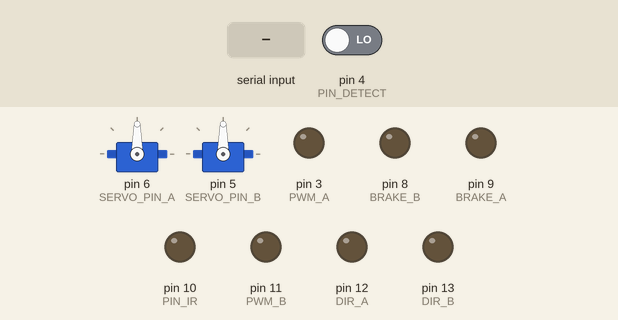
This sketch was run on a simulated Arduino Uno, built with avr-gcc and run on an emulated ATmega328P. Parts: 2 × servo, output pins drawn as LEDs (lit = HIGH). The test bench sets the inputs (shaded band); at power-on: pin 4 (PIN_DETECT) LOW.

Above: at 1.2 s.
1.3 s: "J" received over Serial
4.3 s: byte 100 ('d') received over Serial
At 4.6 s:
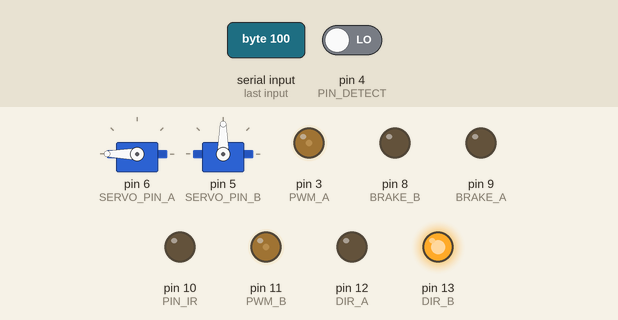
5.8 s: byte 97 ('a') received over Serial
At 6.9 s:
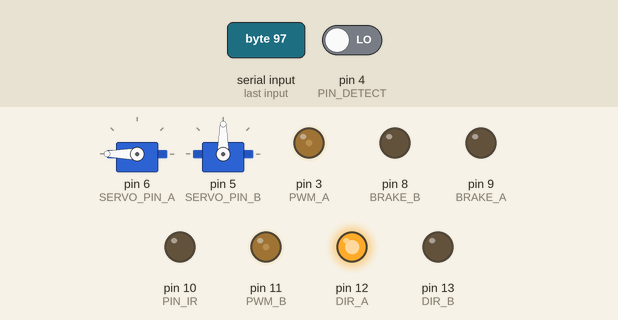
7.3 s: byte 113 ('q') received over Serial
At 8.1 s:
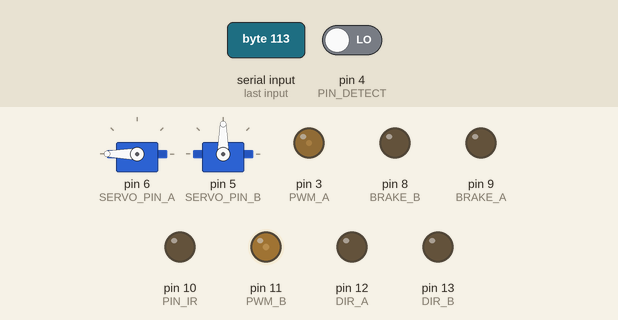
8.8 s: byte 122 ('z') received over Serial
At 9.2 s:
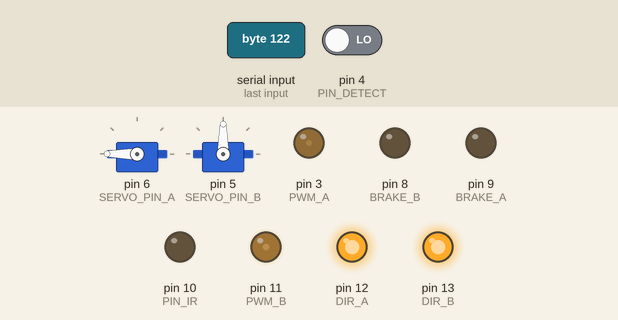
10.3 s: "L" received over Serial
At 13.9 s:
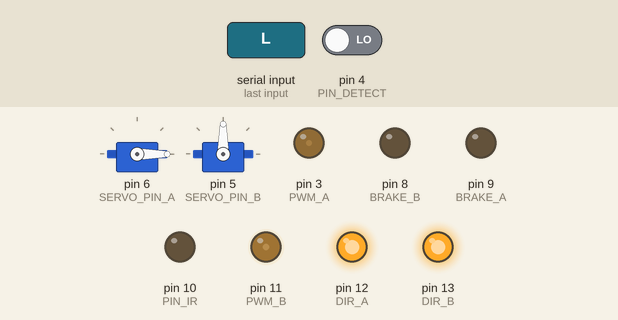
Timing chart, 0 to 14.3 s (numbered marks = the images above; inputs shaded):
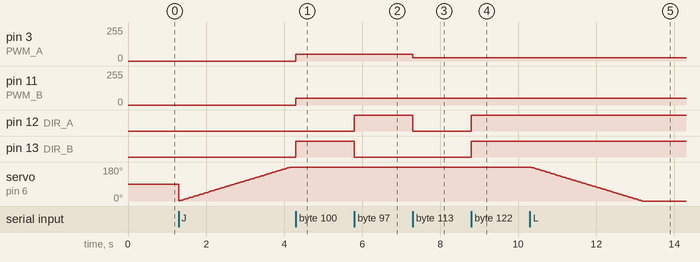

The sketch:

rmf.ino
```cpp
#include <Servo.h>
#include <IRremote.h>
#include <IRremoteInt.h>

#define PIN_DETECT 4
/**
*
*@author Kevin Haan and Ryan Pals
*
*/

class SuperServo{
      Servo servo;              // the servo
      int pos;              // current servo position
      int increment;        // increment to move for each interval
      int  updateInterval;      // interval between updates
      unsigned long lastUpdate; // last update of position

    public:
      SuperServo(int interval)
      {
        updateInterval = interval;
        increment = 0;
      }

      void Attach(int pin)
      {
        servo.attach(pin);
      }

      void Detach()
      {
        servo.detach();
      }
      void setInc(int inc){
        increment = inc;
      }
      int getInc(){
        return increment;
      }
      void Update()
      {
        if((millis() - lastUpdate) > updateInterval)  // time to update
        {
          lastUpdate = millis();
          if ((pos < 180 && increment == 1) || (pos>0 && increment == -1)){
            pos += increment;
          }
          servo.write(pos);
          //Serial.println(pos);

        }
      }
};


/************************/
/*** PIN ASSIGNMENTS  ***/
/************************/
int DIR_A = 12;
int DIR_B = 13;
int BRAKE_A = 9;
int BRAKE_B = 8;
int PWM_A = 3;
int PWM_B = 11;
int SERVO_PIN_A = 6;
int SERVO_PIN_B = 5;

int it = 0;
int beenASecond = 1;

int PIN_IR = 10;
int PIN_FLAME_DIG = 4;
int PIN_FLAME_AN = A0;

//number of times the IR thing has been hit
int damage = 0;
int hitVal;
char InByte;
int speed;
SuperServo servo_A(15);
SuperServo servo_B(15);

char msg[20];
void setup()
{
 Serial.begin(9600);
 pinMode(PIN_DETECT, INPUT);
 pinMode(DIR_A, OUTPUT);
 pinMode(BRAKE_A, OUTPUT);
 pinMode(PWM_A, OUTPUT);
 pinMode(DIR_B, OUTPUT);
 pinMode(BRAKE_B, OUTPUT);
 pinMode(PWM_B, OUTPUT);
 pinMode(PIN_IR, OUTPUT);
 servo_A.Attach(6);
 servo_B.Attach(5);
 speed = 50;

 stop_A();
 stop_B();
 //delay(500);

  //IR STUFF
  //irrecv.enableIRIn();
}

void loop()                     // run over and over again
{

  if ((beenASecond == 1) && (digitalRead(PIN_DETECT) == HIGH)) {

    //if (((damage % 10) == 0)){
      sprintf(msg, "Damage: %d\n", damage);
      int bytesWritten = Serial.write(msg);
      if (damage > 1500){
        speed = 0;
      }
      if (damage > 1000){
        speed = 10;
      }
      else {
        speed = (75 - (damage * 0.05));
      }
    //}
    damage++;
    //beenASecond = 0;

  }

  if(Serial.available() > 0){
    InByte = Serial.read();
    check_Movement(InByte);
    check_Servo(InByte);
    check_Fire(InByte);
    //speed_Adjust();

  }

  if(servo_A.getInc() != 0){
     servo_A.Update();
  }
  if(servo_B.getInc() != 0){
     servo_B.Update();
  }
/*
  if ((it % 10000) == 0){
    it = 0;
    beenASecond = 1;
  }
  else {
    beenASecond = 0;
    it++;
  }
  */
}


void stop_A(){
  digitalWrite(DIR_A, LOW);
  digitalWrite(BRAKE_A, LOW);
  analogWrite(PWM_A, 0);
}
void stop_B(){
  digitalWrite(DIR_B, LOW);
  digitalWrite(BRAKE_B, LOW);
  analogWrite(PWM_B, 0);
}

void check_Servo(char InByte){
  switch(InByte){
    case 'L':
        servo_A.setInc(-1);

      break;
    case 'l':
        servo_A.setInc(0);

      break;
    case 'J':
        servo_A.setInc(1);

      break;
    case 'j':
        servo_A.setInc(0);

      break;
    case 'M':
        servo_B.setInc(1);

      break;
    case 'm':
        servo_B.setInc(0);

      break;
    case 'I':
        servo_B.setInc(-1);

      break;
    case 'i':
        servo_B.setInc(0);

  }
}
void check_Movement(char InByte){

  if(InByte == 'w'){
    digitalWrite(DIR_A, LOW);
    digitalWrite(DIR_B, LOW);
    digitalWrite(BRAKE_A, LOW);
    digitalWrite(BRAKE_B, LOW);
    analogWrite(PWM_A, speed);
    analogWrite(PWM_B, speed);
  }
  if(InByte == 's'){
    digitalWrite(DIR_A, HIGH);
    digitalWrite(DIR_B, HIGH);
    digitalWrite(BRAKE_A, LOW);
    digitalWrite(BRAKE_B, LOW);
    analogWrite(PWM_A, speed);
    analogWrite(PWM_B, speed);
  }
  if(InByte == 'd'){
    digitalWrite(DIR_A, LOW);
    digitalWrite(DIR_B, HIGH);
    digitalWrite(BRAKE_A, LOW);
    digitalWrite(BRAKE_B, LOW);
    analogWrite(PWM_A, speed);
    analogWrite(PWM_B, speed);
  }
  if(InByte == 'a'){
    digitalWrite(DIR_A, HIGH);
    digitalWrite(DIR_B, LOW);
    digitalWrite(BRAKE_A, LOW);
    digitalWrite(BRAKE_B, LOW);
    analogWrite(PWM_A, speed);
    analogWrite(PWM_B, speed);
  }
  if(InByte == 'q'){
    digitalWrite(DIR_A, LOW);
    digitalWrite(DIR_B, LOW);
    digitalWrite(BRAKE_A, LOW);
    digitalWrite(BRAKE_B, LOW);
    analogWrite(PWM_A, speed/2);
    analogWrite(PWM_B, speed);
  }
  if(InByte == 'e'){
    digitalWrite(DIR_A, LOW);
    digitalWrite(DIR_B, LOW);
    digitalWrite(BRAKE_A, LOW);
    digitalWrite(BRAKE_B, LOW);
    analogWrite(PWM_A, speed);
    analogWrite(PWM_B, speed/2);
  }
  if(InByte == 'z'){
    digitalWrite(DIR_A, HIGH);
    digitalWrite(DIR_B, HIGH);
    digitalWrite(BRAKE_A, LOW);
    digitalWrite(BRAKE_B, LOW);
    analogWrite(PWM_A, speed/2);
    analogWrite(PWM_B, speed);
  }
  if(InByte == 'c'){
    digitalWrite(DIR_A, HIGH);
    digitalWrite(DIR_B, HIGH);
    digitalWrite(BRAKE_A, LOW);
    digitalWrite(BRAKE_B, LOW);
    analogWrite(PWM_A, speed);
    analogWrite(PWM_B, speed/2);
  }
  if(InByte == 'x'){
    stop_A();
    stop_B();
  }
}
/*
void speed_Adjust(){
  if(InByte == '+'){
    speed = 225;
  }
  else if(InByte == '-'){
    speed = 50;
  }
  else if(InByte == '0'){
    speed = 100;
  }
}
*/
void check_Fire(char inByte){
  if (inByte == 'K'){
    digitalWrite(PIN_IR, HIGH);
    delay(1000);
    digitalWrite(PIN_IR, LOW);
  }
}

void check_Hit(){
    hitVal = digitalRead(PIN_DETECT);
    if(hitVal== LOW){
      Serial.println("damage received");
    }
    delay(200);

  }
```

Measured:
- after the input at 4.3 s, pin 3 (PWM_A), pin 11 (PWM_B): 0/255 → 50/255 at once; pin 13 (DIR_B): LOW → HIGH at once
- after the input at 5.8 s, pin 12 (DIR_A): LOW → HIGH at once; pin 13 (DIR_B): HIGH → LOW at once
- after the input at 7.3 s, pin 3 (PWM_A): 50/255 → 25/255 at once; pin 12 (DIR_A): HIGH → LOW at once
- after the input at 8.8 s, pin 12 (DIR_A), pin 13 (DIR_B): LOW → HIGH at once
- after the input at 10.3 s, servo on pin 6 (SERVO_PIN_A): moves from 180° to 0° over 2.9 s, starting at once
